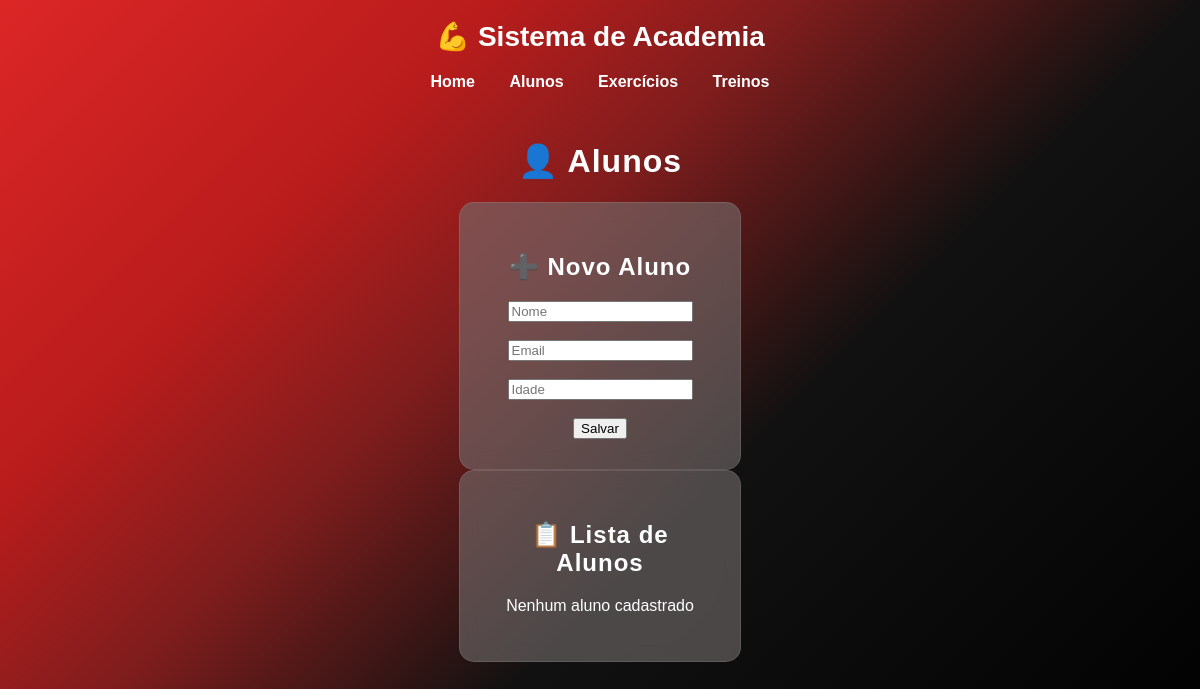
/alunos/, run on an earlier commit of the app's database.
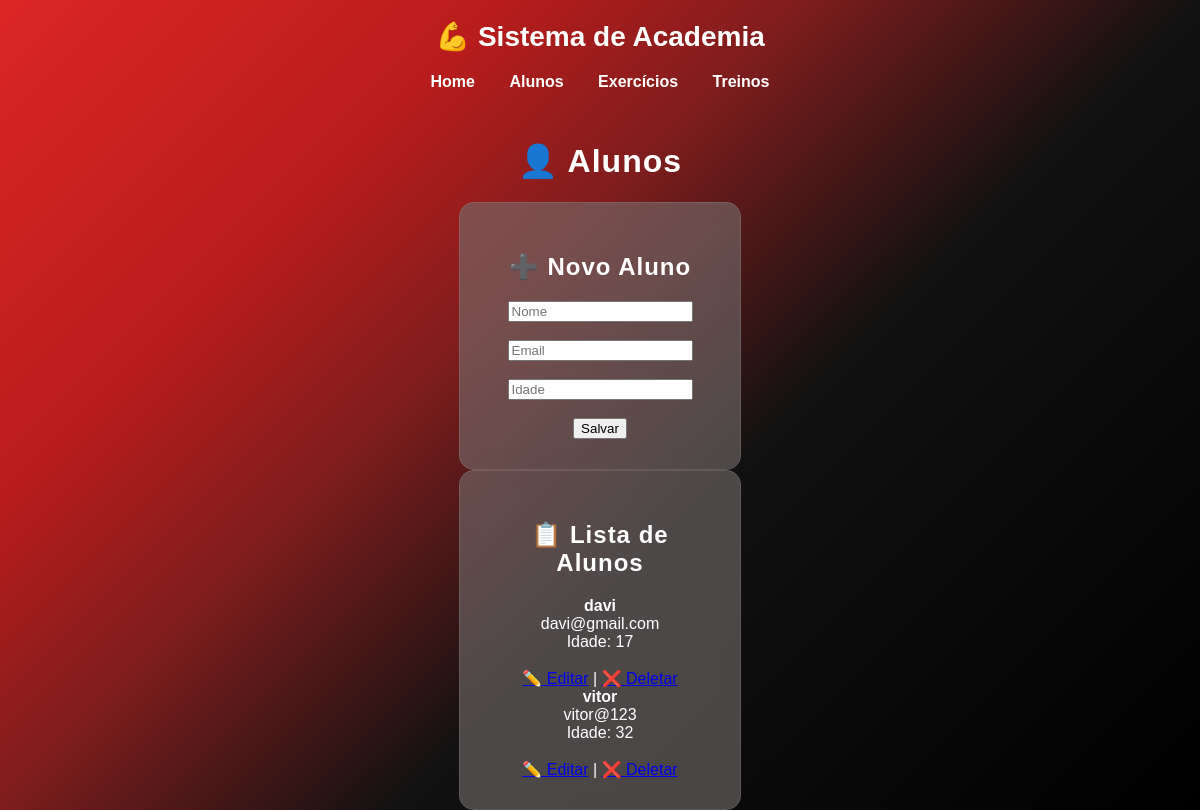
And on a later commit of the database.
### academia/models.py (models this page shows, shortened)
class Aluno(models.Model):
    nome = models.CharField(max_length=100)
    email = models.EmailField()
    idade = models.IntegerField()

### academia/views.py (the view, shortened to what this page needs)
# urls.py: path('alunos/', views.alunos),
def alunos(request):
    mensagem = None
    return render(request, 'alunos.html', {
        'alunos': Aluno.objects.all(),
        'mensagem': mensagem
    })

### academia/templates/alunos.html (shortened to what this page needs)
{% extends 'base.html' %}
{% block content %}
<h1>👤 Alunos</h1>
<div class="card">
    <h2>➕ Novo Aluno</h2>
    <form method="post">
        <input name="nome" placeholder="Nome" required><br><br>
        <input name="email" placeholder="Email" required><br><br>
        <input name="idade" placeholder="Idade" required><br><br>
        <button type="submit">Salvar</button>
    </form>
</div>
<div class="card">
    <h2>📋 Lista de Alunos</h2>
    {% for aluno in alunos %}
        <div class="tarefa">
            <strong>{{ aluno.nome }}</strong><br>
            {{ aluno.email }}<br>
            Idade: {{ aluno.idade }}<br><br>
            <a class="btn-edit" href="/editar-aluno/{{ aluno.id }}/">✏️ Editar</a> |
            <a class="btn-delete" href="/deletar-aluno/{{ aluno.id }}/"
               onclick="return confirm('Tem certeza que deseja deletar?')">
               ❌ Deletar
            </a>
        </div>
    {% empty %}
        <p>Nenhum aluno cadastrado</p>
    {% endfor %}
</div>
{% endblock %}

What changed in the data, as far as the page shows it:
added Aluno: nome "davi", email "davi@gmail.com", idade "17"
added Aluno: nome "vitor", email "vitor@123", idade "32"
Also different on the page:
text no longer shown: "Nenhum aluno cadastrado"
